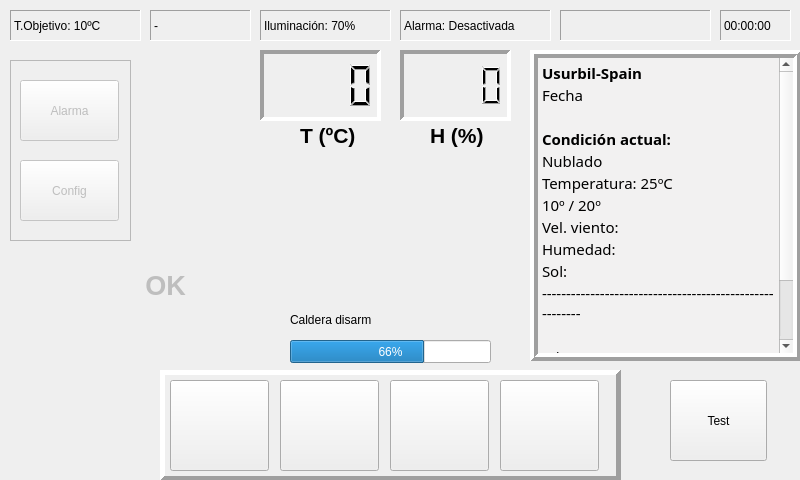
<?xml version="1.0" encoding="UTF-8"?>
<ui version="4.0">
 <author>Maybar</author>
 <class>MainDialog</class>
 <widget class="QDialog" name="MainDialog">
  <property name="geometry">
   <rect>
    <x>0</x>
    <y>0</y>
    <width>800</width>
    <height>480</height>
   </rect>
  </property>
  <property name="cursor">
   <cursorShape>BlankCursor</cursorShape>
  </property>
  <property name="windowTitle">
   <string>Dialog</string>
  </property>
  <widget class="QLCDNumber" name="lcdTemp">
   <property name="geometry">
    <rect>
     <x>260</x>
     <y>50</y>
     <width>121</width>
     <height>71</height>
    </rect>
   </property>
   <property name="font">
    <font>
     <pointsize>20</pointsize>
     <weight>75</weight>
     <italic>true</italic>
     <bold>true</bold>
    </font>
   </property>
   <property name="frameShape">
    <enum>QFrame::Panel</enum>
   </property>
   <property name="frameShadow">
    <enum>QFrame::Sunken</enum>
   </property>
   <property name="lineWidth">
    <number>4</number>
   </property>
   <property name="smallDecimalPoint">
    <bool>true</bool>
   </property>
   <property name="numDigits">
    <number>4</number>
   </property>
  </widget>
  <widget class="QLabel" name="label_temp">
   <property name="geometry">
    <rect>
     <x>300</x>
     <y>120</y>
     <width>61</width>
     <height>31</height>
    </rect>
   </property>
   <property name="font">
    <font>
     <pointsize>16</pointsize>
     <weight>75</weight>
     <italic>false</italic>
     <bold>true</bold>
    </font>
   </property>
   <property name="text">
    <string>T (ºC)</string>
   </property>
  </widget>
  <widget class="QLCDNumber" name="lcdHum">
   <property name="geometry">
    <rect>
     <x>400</x>
     <y>50</y>
     <width>111</width>
     <height>71</height>
    </rect>
   </property>
   <property name="font">
    <font>
     <pointsize>20</pointsize>
     <weight>75</weight>
     <italic>true</italic>
     <bold>true</bold>
    </font>
   </property>
   <property name="frameShape">
    <enum>QFrame::Panel</enum>
   </property>
   <property name="frameShadow">
    <enum>QFrame::Sunken</enum>
   </property>
   <property name="lineWidth">
    <number>4</number>
   </property>
   <property name="smallDecimalPoint">
    <bool>true</bool>
   </property>
   <property name="numDigits">
    <number>4</number>
   </property>
  </widget>
  <widget class="QLabel" name="label_hum">
   <property name="geometry">
    <rect>
     <x>430</x>
     <y>120</y>
     <width>61</width>
     <height>31</height>
    </rect>
   </property>
   <property name="font">
    <font>
     <pointsize>16</pointsize>
     <weight>75</weight>
     <italic>false</italic>
     <bold>true</bold>
    </font>
   </property>
   <property name="text">
    <string>H (%)</string>
   </property>
  </widget>
  <widget class="QLabel" name="label_icon_casa">
   <property name="geometry">
    <rect>
     <x>320</x>
     <y>160</y>
     <width>141</width>
     <height>131</height>
    </rect>
   </property>
   <property name="text">
    <string/>
   </property>
   <property name="pixmap">
    <pixmap>res/heater_off.png</pixmap>
   </property>
   <property name="alignment">
    <set>Qt::AlignCenter</set>
   </property>
  </widget>
  <widget class="QFrame" name="frame">
   <property name="geometry">
    <rect>
     <x>10</x>
     <y>60</y>
     <width>121</width>
     <height>181</height>
    </rect>
   </property>
   <property name="frameShape">
    <enum>QFrame::StyledPanel</enum>
   </property>
   <property name="frameShadow">
    <enum>QFrame::Raised</enum>
   </property>
   <widget class="QPushButton" name="btn_config">
    <property name="enabled">
     <bool>false</bool>
    </property>
    <property name="geometry">
     <rect>
      <x>10</x>
      <y>100</y>
      <width>99</width>
      <height>61</height>
     </rect>
    </property>
    <property name="text">
     <string>Config</string>
    </property>
   </widget>
   <widget class="QPushButton" name="btn_alarm">
    <property name="enabled">
     <bool>false</bool>
    </property>
    <property name="geometry">
     <rect>
      <x>10</x>
      <y>20</y>
      <width>99</width>
      <height>61</height>
     </rect>
    </property>
    <property name="text">
     <string>Alarma</string>
    </property>
   </widget>
  </widget>
  <widget class="QLabel" name="label_temp_target">
   <property name="geometry">
    <rect>
     <x>10</x>
     <y>10</y>
     <width>131</width>
     <height>31</height>
    </rect>
   </property>
   <property name="frameShape">
    <enum>QFrame::Panel</enum>
   </property>
   <property name="frameShadow">
    <enum>QFrame::Sunken</enum>
   </property>
   <property name="text">
    <string>T.Objetivo: 10ºC</string>
   </property>
  </widget>
  <widget class="QLabel" name="label_pir">
   <property name="geometry">
    <rect>
     <x>150</x>
     <y>10</y>
     <width>101</width>
     <height>31</height>
    </rect>
   </property>
   <property name="frameShape">
    <enum>QFrame::Panel</enum>
   </property>
   <property name="frameShadow">
    <enum>QFrame::Sunken</enum>
   </property>
   <property name="text">
    <string>-</string>
   </property>
  </widget>
  <widget class="QLabel" name="label_alarm">
   <property name="geometry">
    <rect>
     <x>400</x>
     <y>10</y>
     <width>151</width>
     <height>31</height>
    </rect>
   </property>
   <property name="frameShape">
    <enum>QFrame::Panel</enum>
   </property>
   <property name="frameShadow">
    <enum>QFrame::Sunken</enum>
   </property>
   <property name="text">
    <string>Alarma: Desactivada</string>
   </property>
  </widget>
  <widget class="QLabel" name="label_light">
   <property name="geometry">
    <rect>
     <x>260</x>
     <y>10</y>
     <width>131</width>
     <height>31</height>
    </rect>
   </property>
   <property name="frameShape">
    <enum>QFrame::Panel</enum>
   </property>
   <property name="frameShadow">
    <enum>QFrame::Sunken</enum>
   </property>
   <property name="text">
    <string>Iluminación: 70%</string>
   </property>
  </widget>
  <widget class="QLabel" name="label_mensaje">
   <property name="enabled">
    <bool>false</bool>
   </property>
   <property name="geometry">
    <rect>
     <x>110</x>
     <y>270</y>
     <width>111</width>
     <height>31</height>
    </rect>
   </property>
   <property name="font">
    <font>
     <pointsize>20</pointsize>
     <weight>75</weight>
     <italic>false</italic>
     <bold>true</bold>
    </font>
   </property>
   <property name="text">
    <string>OK</string>
   </property>
   <property name="alignment">
    <set>Qt::AlignCenter</set>
   </property>
  </widget>
  <widget class="QLabel" name="label_hora">
   <property name="geometry">
    <rect>
     <x>720</x>
     <y>10</y>
     <width>71</width>
     <height>31</height>
    </rect>
   </property>
   <property name="frameShape">
    <enum>QFrame::Panel</enum>
   </property>
   <property name="frameShadow">
    <enum>QFrame::Sunken</enum>
   </property>
   <property name="text">
    <string>00:00:00</string>
   </property>
  </widget>
  <widget class="QFrame" name="frame_2">
   <property name="enabled">
    <bool>true</bool>
   </property>
   <property name="geometry">
    <rect>
     <x>160</x>
     <y>370</y>
     <width>461</width>
     <height>111</height>
    </rect>
   </property>
   <property name="frameShape">
    <enum>QFrame::Panel</enum>
   </property>
   <property name="frameShadow">
    <enum>QFrame::Raised</enum>
   </property>
   <property name="lineWidth">
    <number>5</number>
   </property>
   <widget class="QPushButton" name="btn_auto">
    <property name="enabled">
     <bool>true</bool>
    </property>
    <property name="geometry">
     <rect>
      <x>10</x>
      <y>10</y>
      <width>99</width>
      <height>91</height>
     </rect>
    </property>
    <property name="text">
     <string/>
    </property>
    <property name="icon">
     <iconset>
      <normaloff>res/btn_auto.png</normaloff>
      <activeon>res/btn_auto_g.png</activeon>res/btn_auto.png</iconset>
    </property>
    <property name="iconSize">
     <size>
      <width>64</width>
      <height>64</height>
     </size>
    </property>
    <property name="checkable">
     <bool>true</bool>
    </property>
    <property name="autoExclusive">
     <bool>true</bool>
    </property>
   </widget>
   <widget class="QPushButton" name="btn_alta">
    <property name="enabled">
     <bool>true</bool>
    </property>
    <property name="geometry">
     <rect>
      <x>120</x>
      <y>10</y>
      <width>99</width>
      <height>91</height>
     </rect>
    </property>
    <property name="text">
     <string/>
    </property>
    <property name="icon">
     <iconset>
      <normaloff>res/btn_sol.png</normaloff>
      <activeon>res/btn_sol_g.png</activeon>res/btn_sol.png</iconset>
    </property>
    <property name="iconSize">
     <size>
      <width>64</width>
      <height>64</height>
     </size>
    </property>
    <property name="checkable">
     <bool>true</bool>
    </property>
    <property name="autoExclusive">
     <bool>true</bool>
    </property>
   </widget>
   <widget class="QPushButton" name="btn_baja">
    <property name="enabled">
     <bool>true</bool>
    </property>
    <property name="geometry">
     <rect>
      <x>230</x>
      <y>10</y>
      <width>99</width>
      <height>91</height>
     </rect>
    </property>
    <property name="text">
     <string/>
    </property>
    <property name="icon">
     <iconset>
      <normaloff>res/btn_luna.png</normaloff>
      <activeon>res/btn_luna_g.png</activeon>res/btn_luna.png</iconset>
    </property>
    <property name="iconSize">
     <size>
      <width>64</width>
      <height>64</height>
     </size>
    </property>
    <property name="checkable">
     <bool>true</bool>
    </property>
    <property name="autoExclusive">
     <bool>true</bool>
    </property>
   </widget>
   <widget class="QPushButton" name="btn_apagado">
    <property name="enabled">
     <bool>true</bool>
    </property>
    <property name="geometry">
     <rect>
      <x>340</x>
      <y>10</y>
      <width>99</width>
      <height>91</height>
     </rect>
    </property>
    <property name="text">
     <string/>
    </property>
    <property name="icon">
     <iconset>
      <normaloff>res/btn_off.png</normaloff>
      <activeon>res/btn_off_g.png</activeon>res/btn_off.png</iconset>
    </property>
    <property name="iconSize">
     <size>
      <width>64</width>
      <height>64</height>
     </size>
    </property>
    <property name="checkable">
     <bool>true</bool>
    </property>
    <property name="autoExclusive">
     <bool>true</bool>
    </property>
   </widget>
  </widget>
  <widget class="QProgressBar" name="barHeaterTimer">
   <property name="geometry">
    <rect>
     <x>290</x>
     <y>340</y>
     <width>201</width>
     <height>23</height>
    </rect>
   </property>
   <property name="maximum">
    <number>15</number>
   </property>
   <property name="value">
    <number>10</number>
   </property>
   <property name="format">
    <string>%p%</string>
   </property>
  </widget>
  <widget class="QLabel" name="label_arm">
   <property name="geometry">
    <rect>
     <x>290</x>
     <y>310</y>
     <width>211</width>
     <height>20</height>
    </rect>
   </property>
   <property name="text">
    <string>Caldera disarm</string>
   </property>
  </widget>
  <widget class="QTextEdit" name="text_weather">
   <property name="enabled">
    <bool>true</bool>
   </property>
   <property name="geometry">
    <rect>
     <x>530</x>
     <y>50</y>
     <width>271</width>
     <height>311</height>
    </rect>
   </property>
   <property name="palette">
    <palette>
     <active>
      <colorrole role="Base">
       <brush brushstyle="SolidPattern">
        <color alpha="255">
         <red>242</red>
         <green>241</green>
         <blue>241</blue>
        </color>
       </brush>
      </colorrole>
     </active>
     <inactive>
      <colorrole role="Base">
       <brush brushstyle="SolidPattern">
        <color alpha="255">
         <red>242</red>
         <green>241</green>
         <blue>241</blue>
        </color>
       </brush>
      </colorrole>
     </inactive>
     <disabled>
      <colorrole role="Base">
       <brush brushstyle="SolidPattern">
        <color alpha="255">
         <red>255</red>
         <green>255</green>
         <blue>255</blue>
        </color>
       </brush>
      </colorrole>
     </disabled>
    </palette>
   </property>
   <property name="font">
    <font>
     <family>Ubuntu Condensed</family>
     <pointsize>11</pointsize>
     <italic>false</italic>
    </font>
   </property>
   <property name="cursor" stdset="0">
    <cursorShape>BlankCursor</cursorShape>
   </property>
   <property name="frameShape">
    <enum>QFrame::Box</enum>
   </property>
   <property name="frameShadow">
    <enum>QFrame::Raised</enum>
   </property>
   <property name="lineWidth">
    <number>4</number>
   </property>
   <property name="midLineWidth">
    <number>0</number>
   </property>
   <property name="documentTitle">
    <string/>
   </property>
   <property name="readOnly">
    <bool>true</bool>
   </property>
   <property name="html">
    <string>&lt;!DOCTYPE HTML PUBLIC &quot;-//W3C//DTD HTML 4.0//EN&quot; &quot;http://www.w3.org/TR/REC-html40/strict.dtd&quot;&gt;
&lt;html&gt;&lt;head&gt;&lt;meta name=&quot;qrichtext&quot; content=&quot;1&quot; /&gt;&lt;style type=&quot;text/css&quot;&gt;
p, li { white-space: pre-wrap; }
&lt;/style&gt;&lt;/head&gt;&lt;body style=&quot; font-family:'Ubuntu Condensed'; font-size:11pt; font-weight:400; font-style:normal;&quot;&gt;
&lt;p style=&quot; margin-top:0px; margin-bottom:0px; margin-left:0px; margin-right:0px; -qt-block-indent:0; text-indent:0px;&quot;&gt;&lt;span style=&quot; font-family:'Ubuntu'; font-weight:600;&quot;&gt;Usurbil-Spain&lt;/span&gt;&lt;/p&gt;
&lt;p style=&quot; margin-top:0px; margin-bottom:0px; margin-left:0px; margin-right:0px; -qt-block-indent:0; text-indent:0px;&quot;&gt;&lt;span style=&quot; font-family:'Ubuntu';&quot;&gt;Fecha&lt;/span&gt;&lt;/p&gt;
&lt;p style=&quot;-qt-paragraph-type:empty; margin-top:0px; margin-bottom:0px; margin-left:0px; margin-right:0px; -qt-block-indent:0; text-indent:0px; font-family:'Ubuntu';&quot;&gt;&lt;br /&gt;&lt;/p&gt;
&lt;p style=&quot; margin-top:0px; margin-bottom:0px; margin-left:0px; margin-right:0px; -qt-block-indent:0; text-indent:0px;&quot;&gt;&lt;span style=&quot; font-family:'Ubuntu'; font-weight:600;&quot;&gt;Condición actual:&lt;/span&gt;&lt;/p&gt;
&lt;p style=&quot; margin-top:0px; margin-bottom:0px; margin-left:0px; margin-right:0px; -qt-block-indent:0; text-indent:0px;&quot;&gt;&lt;span style=&quot; font-family:'Ubuntu';&quot;&gt;Nublado&lt;/span&gt;&lt;/p&gt;
&lt;p style=&quot; margin-top:0px; margin-bottom:0px; margin-left:0px; margin-right:0px; -qt-block-indent:0; text-indent:0px;&quot;&gt;&lt;span style=&quot; font-family:'Ubuntu';&quot;&gt;Temperatura: 25ºC&lt;/span&gt;&lt;/p&gt;
&lt;p style=&quot; margin-top:0px; margin-bottom:0px; margin-left:0px; margin-right:0px; -qt-block-indent:0; text-indent:0px;&quot;&gt;&lt;span style=&quot; font-family:'Ubuntu';&quot;&gt;10º / 20º&lt;/span&gt;&lt;/p&gt;
&lt;p style=&quot; margin-top:0px; margin-bottom:0px; margin-left:0px; margin-right:0px; -qt-block-indent:0; text-indent:0px;&quot;&gt;&lt;span style=&quot; font-family:'Ubuntu';&quot;&gt;Vel. viento: &lt;/span&gt;&lt;/p&gt;
&lt;p style=&quot; margin-top:0px; margin-bottom:0px; margin-left:0px; margin-right:0px; -qt-block-indent:0; text-indent:0px;&quot;&gt;&lt;span style=&quot; font-family:'Ubuntu';&quot;&gt;Humedad:&lt;/span&gt;&lt;/p&gt;
&lt;p style=&quot; margin-top:0px; margin-bottom:0px; margin-left:0px; margin-right:0px; -qt-block-indent:0; text-indent:0px;&quot;&gt;&lt;span style=&quot; font-family:'Ubuntu';&quot;&gt;Sol: &lt;/span&gt;&lt;/p&gt;
&lt;p style=&quot; margin-top:0px; margin-bottom:0px; margin-left:0px; margin-right:0px; -qt-block-indent:0; text-indent:0px;&quot;&gt;--------------------------------------------------------&lt;/p&gt;
&lt;p style=&quot;-qt-paragraph-type:empty; margin-top:0px; margin-bottom:0px; margin-left:0px; margin-right:0px; -qt-block-indent:0; text-indent:0px;&quot;&gt;&lt;br /&gt;&lt;/p&gt;
&lt;p style=&quot; margin-top:0px; margin-bottom:0px; margin-left:0px; margin-right:0px; -qt-block-indent:0; text-indent:0px;&quot;&gt;&lt;span style=&quot; font-family:'Courier New,courier';&quot;&gt;Fri 62º / 49º&lt;/span&gt;&lt;/p&gt;
&lt;p style=&quot;-qt-paragraph-type:empty; margin-top:0px; margin-bottom:0px; margin-left:0px; margin-right:0px; -qt-block-indent:0; text-indent:0px; font-family:'Courier New,courier';&quot;&gt;&lt;br /&gt;&lt;/p&gt;
&lt;p style=&quot; margin-top:0px; margin-bottom:0px; margin-left:0px; margin-right:0px; -qt-block-indent:0; text-indent:0px;&quot;&gt;--------------------------------------------------------&lt;/p&gt;&lt;/body&gt;&lt;/html&gt;</string>
   </property>
   <property name="textInteractionFlags">
    <set>Qt::NoTextInteraction</set>
   </property>
  </widget>
  <widget class="QLabel" name="icon_condition">
   <property name="geometry">
    <rect>
     <x>720</x>
     <y>150</y>
     <width>52</width>
     <height>52</height>
    </rect>
   </property>
   <property name="text">
    <string/>
   </property>
   <property name="pixmap">
    <pixmap>res/icon_weather.gif</pixmap>
   </property>
  </widget>
  <widget class="QLabel" name="label_alarm_2">
   <property name="geometry">
    <rect>
     <x>560</x>
     <y>10</y>
     <width>151</width>
     <height>31</height>
    </rect>
   </property>
   <property name="frameShape">
    <enum>QFrame::Panel</enum>
   </property>
   <property name="frameShadow">
    <enum>QFrame::Sunken</enum>
   </property>
   <property name="text">
    <string/>
   </property>
  </widget>
  <widget class="QPushButton" name="btn_test">
   <property name="geometry">
    <rect>
     <x>670</x>
     <y>380</y>
     <width>97</width>
     <height>81</height>
    </rect>
   </property>
   <property name="text">
    <string>Test</string>
   </property>
  </widget>
  <widget class="QLabel" name="icon_condition_2">
   <property name="geometry">
    <rect>
     <x>720</x>
     <y>250</y>
     <width>52</width>
     <height>52</height>
    </rect>
   </property>
   <property name="text">
    <string/>
   </property>
   <property name="pixmap">
    <pixmap>res/icon_weather2.gif</pixmap>
   </property>
  </widget>
  <zorder>frame_2</zorder>
  <zorder>lcdTemp</zorder>
  <zorder>label_temp</zorder>
  <zorder>lcdHum</zorder>
  <zorder>label_hum</zorder>
  <zorder>label_icon_casa</zorder>
  <zorder>frame</zorder>
  <zorder>label_temp_target</zorder>
  <zorder>label_pir</zorder>
  <zorder>label_alarm</zorder>
  <zorder>label_light</zorder>
  <zorder>label_mensaje</zorder>
  <zorder>label_hora</zorder>
  <zorder>barHeaterTimer</zorder>
  <zorder>label_arm</zorder>
  <zorder>text_weather</zorder>
  <zorder>icon_condition</zorder>
  <zorder>label_alarm_2</zorder>
  <zorder>btn_test</zorder>
  <zorder>icon_condition_2</zorder>
 </widget>
 <resources/>
 <connections/>
 <slots>
  <slot>click_mode()</slot>
 </slots>
</ui>
